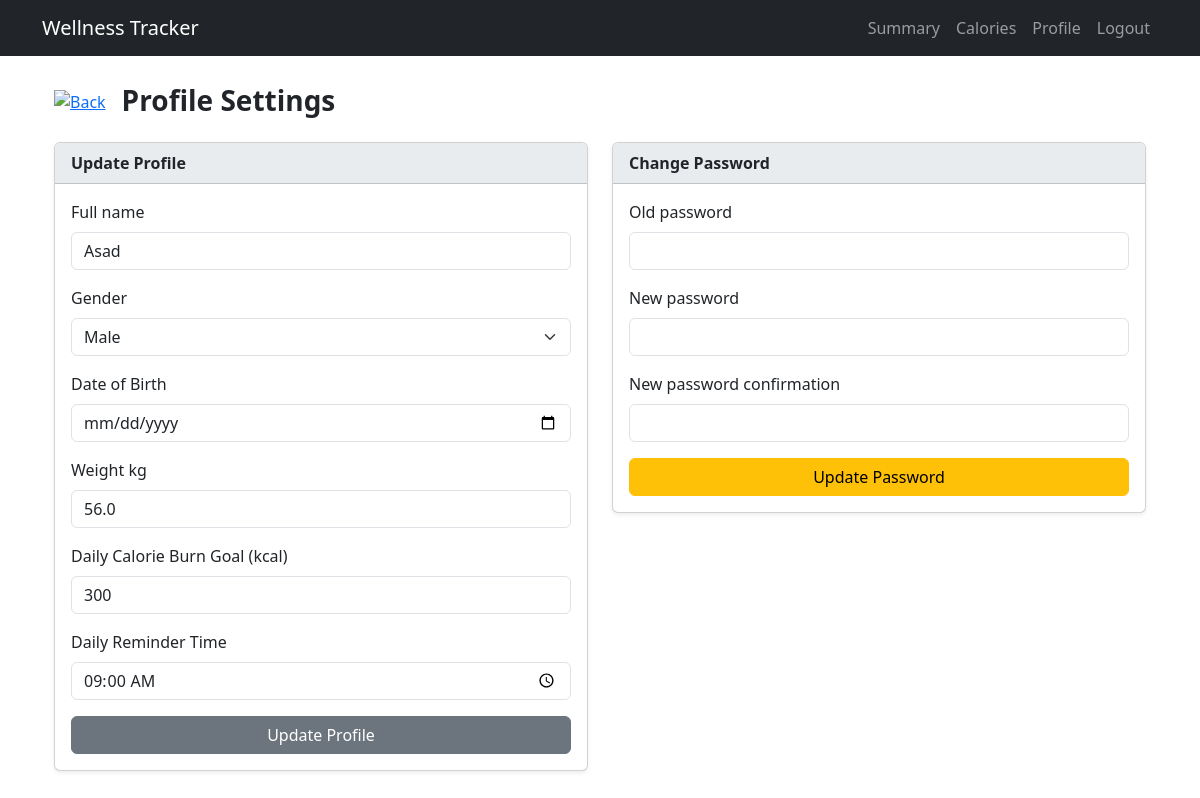
The app's page /profile/ (signed in) with its own data.
### WellnessApp/models.py (models this page shows, shortened)
class UserProfile(models.Model):
    user = models.OneToOneField(User, on_delete=models.CASCADE)
    full_name = models.CharField(max_length=100, blank=True)
    gender = models.CharField(max_length=10, choices=GENDER_CHOICES, blank=True)
    date_of_birth = models.DateField(null=True, blank=True)
    weight_kg = models.FloatField(null=True, blank=True)
    calorie_goal = models.PositiveIntegerField(default=300)
    reminder_hour = models.TimeField(default='09:00')
    @property
    def age(self):
        if self.date_of_birth:
            today = date.today()
            return today.year - self.date_of_birth.year - (
                (today.month, today.day) < (self.date_of_birth.month, self.date_of_birth.day)
            )
        return None

### WellnessApp/views.py (the view)
# urls.py: path('profile/', views.profile_view, name='profile'),
@login_required
def profile_view(request):
    profile, _ = UserProfile.objects.get_or_create(user=request.user)
    if request.method == 'POST':
        if 'update_profile' in request.POST:
            profile_form = ProfileUpdateForm(request.POST, instance=profile)
            if profile_form.is_valid():
                profile_form.save()
                messages.success(request, 'Profile updated successfully!')
                return redirect('profile')
            password_form = CustomPasswordChangeForm(request.user)  # Re-initialize blank
        elif 'change_password' in request.POST:
            password_form = CustomPasswordChangeForm(request.user, request.POST)
            profile_form = ProfileUpdateForm(instance=profile)  # Re-initialize blank
            if password_form.is_valid():
                user = password_form.save()
                update_session_auth_hash(request, user)
                messages.success(request, 'Password changed successfully!')
                return redirect('profile')
        else:
            profile_form = ProfileUpdateForm(instance=profile)
            password_form = CustomPasswordChangeForm(request.user)
    else:
        profile_form = ProfileUpdateForm(instance=profile)
        password_form = CustomPasswordChangeForm(request.user)
    return render(request, 'WellnessApp/profile.html', {
        'profile_form': profile_form,
        'password_form': password_form
    })

### WellnessApp/forms.py
class ProfileUpdateForm(forms.ModelForm):
    class Meta:
        model = UserProfile
        fields = ['full_name', 'gender', 'date_of_birth', 'weight_kg', 'calorie_goal', 'reminder_hour']  # <- Added here
        widgets = {
            'full_name': forms.TextInput(attrs={'class': 'form-control'}),
            'gender': forms.Select(attrs={'class': 'form-select'}),
            'date_of_birth': forms.DateInput(attrs={'class': 'form-control', 'type': 'date'}),
            'weight_kg': forms.NumberInput(attrs={'class': 'form-control', 'step': '0.1'}),
            'calorie_goal': forms.NumberInput(attrs={'class': 'form-control'}),
            'reminder_hour': forms.TimeInput(attrs={'class': 'form-control', 'type': 'time'}),  # <- Added
        }
        labels = {
            'calorie_goal': 'Daily Calorie Burn Goal (kcal)',
            'date_of_birth': 'Date of Birth',
            'reminder_hour': 'Daily Reminder Time',  # <- Added
        }

class CustomPasswordChangeForm(PasswordChangeForm):
    def __init__(self, *args, **kwargs):
        super().__init__(*args, **kwargs)
        for field in self.fields.values():
            field.widget.attrs.update({'class': 'form-control'})

### WellnessApp/templates/WellnessApp/profile.html (shortened to what this page needs)
{% extends 'WellnessApp/base.html' %}
{% load static %}
{% block content %}
<div class="container mt-4">
  <div class="d-flex align-items-center mb-4">
    <a href="{% url 'dashboard' %}" class="me-3">
      <img src="{% static 'images/previous-button-icon.png' %}" alt="Back" width="32" height="32">
    </a>
    <h3 class="fw-bold mb-0">Profile Settings</h3>
  </div>
  <div class="row">
    <div class="col-lg-6 mb-4">
      <div class="card shadow-sm">
        <div class="card-header bg-body-secondary fw-semibold">Update Profile</div>
        <div class="card-body">
          <form method="post">
            {% for field in profile_form %}
              <div class="mb-3">
                <label class="form-label">{{ field.label }}</label>
                {{ field }}
              </div>
            {% endfor %}
            <button type="submit" name="update_profile" class="btn btn-secondary w-100">Update Profile</button>
          </form>
        </div>
      </div>
    </div>
    <div class="col-lg-6 mb-4">
      <div class="card shadow-sm">
        <div class="card-header bg-body-secondary fw-semibold">Change Password</div>
        <div class="card-body">
          <form method="post">
            {% for field in password_form %}
              <div class="mb-3">
                <label class="form-label">{{ field.label }}</label>
                {{ field }}
              </div>
            {% endfor %}
            <button type="submit" name="change_password" class="btn btn-warning w-100">Update Password</button>
          </form>
        </div>
      </div>
    </div>
  </div>
</div>
{% endblock %}

### WellnessApp/templates/WellnessApp/base.html (style rules this page uses)
body { padding-top: 60px; }

### records on screen
UserProfile: profile_form "Asad" "Male" "56.0" "300" "09:00:00"

### other values on screen
{{ field.label }} "Full name" "Gender" "Date of Birth" "Weight kg" "Daily Calorie Burn Goal (kcal)" "Daily Reminder Time"
{{ field.label }} "Old password" "New password" "New password confirmation"
